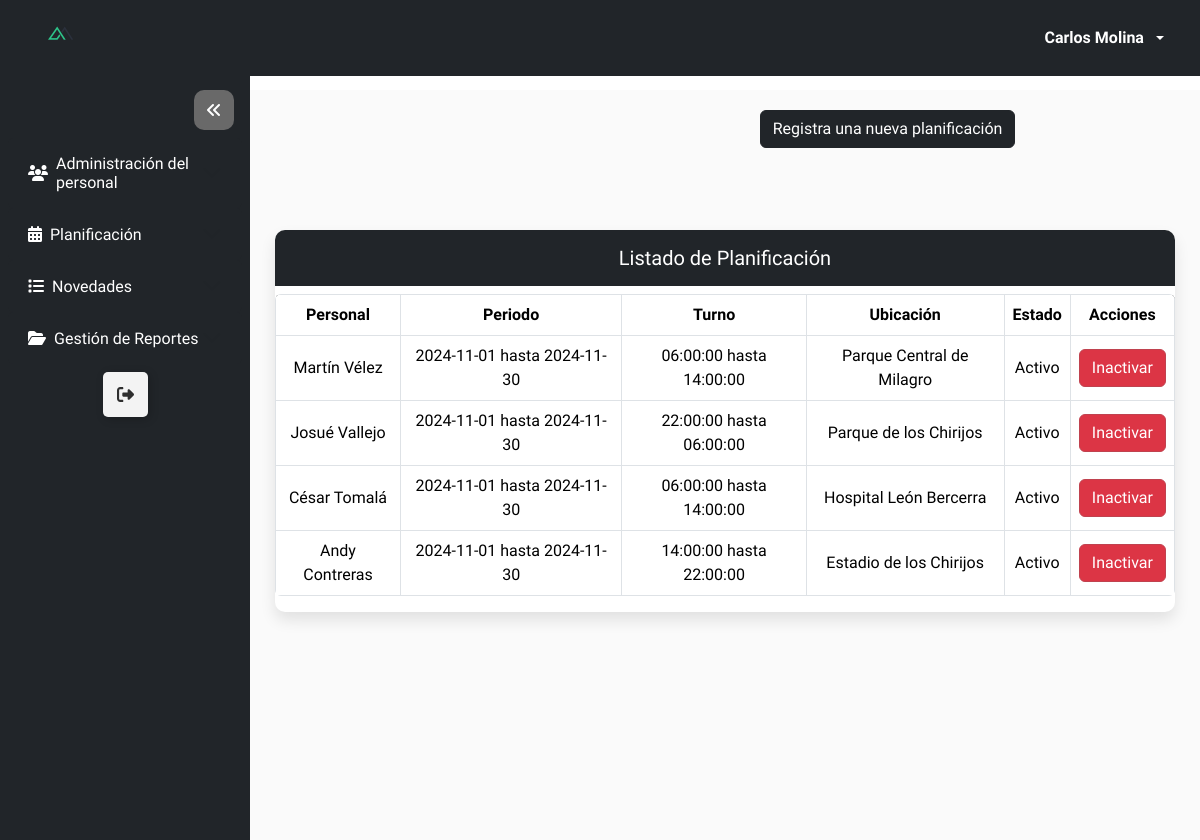
Page /calendario/listar_planificacion/ (signed in) on the committed database.
### Modulos/Login/models.py (models this page shows, shortened)
class Usuario(AbstractBaseUser, PermissionsMixin):
    username = models.CharField(max_length=15,unique=True)
    email = models.EmailField(unique=True, max_length=50)
    nombre = models.CharField(max_length = 15, blank = True, null = True)
    apellido = models.CharField(max_length = 15, blank = True, null = True)
    cedula = models.CharField(unique=True, max_length=10, null=True)
    estado = models.BooleanField(default=True)
    is_staff = models.BooleanField(default=False)  # Permitir el acceso al admin
    is_superuser = models.BooleanField(default=False)  #Acceso completo y sin restricciones, permitiendo cualquier acción.
    primera_sesion = models.BooleanField(default=True)
    fecha_creacion = models.DateTimeField(auto_now_add=True)
    fecha_modificacion = models.DateTimeField(auto_now=True)
    rol = models.ForeignKey('Rol', on_delete=models.SET_NULL, null=True, blank=True)
    objects = UsuarioManager()
    USERNAME_FIELD = 'username'
    def __str__(self):
        return f'{self.nombre} {self.apellido}'

### Modulos/Coordinador/Calendario/models.py (models this page shows)
class TurnUsuario_Model(models.Model):
    usuario = models.ForeignKey(Usuario, on_delete = models.PROTECT)
    calendario = models.ForeignKey(Calendario_Model, on_delete = models.PROTECT)
    turno = models.ForeignKey(Turno_Model, on_delete = models.PROTECT)
    ubicacion = models.ForeignKey(Ubicacion_Model, on_delete= models.PROTECT)
    estado = models.BooleanField(default = True)
    class Meta:
        unique_together = ('usuario', 'calendario', 'turno', 'ubicacion')

class Calendario_Model(models.Model):
    fecha_inicio = models.DateField(auto_now = False)
    fecha_fin = models.DateField(auto_now = False)
    estado = models.BooleanField(default = True)
    class Meta:
        constraints = [
            models.UniqueConstraint(fields=['fecha_inicio', 'fecha_fin'], name = 'fecha_unica')
        ]
    def __str__(self):
        return f'{self.fecha_inicio} hasta {self.fecha_fin}'

### Modulos/Coordinador/Turno/models.py (models this page shows)
class Turno_Model(models.Model):
    hora_inicio = models.TimeField(auto_now = False, auto_now_add= False)
    hora_fin = models.TimeField(auto_now = False, auto_now_add= False)
    estado = models.BooleanField(default = True)
    class Meta:
        constraints = [
            models.UniqueConstraint(fields=['hora_inicio', 'hora_fin'], name='unique_hora_inicio_hora_fin')
        ]
    def __str__(self):
        return f'{self.hora_inicio} hasta {self.hora_fin}'

### Modulos/Coordinador/Ubicacion/models.py (models this page shows)
class Ubicacion_Model(models.Model):
    lugar = models.CharField(unique = True, max_length = 50)
    sector = models.CharField(max_length = 100)
    estado = models.BooleanField(default = True)
    def __str__(self):
        return f'{self.lugar}'

### Modulos/Coordinador/Calendario/views.py (the view)
# urls.py: path('listar_planificacion/', CalendarioUsuario_View.as_view(), name = 'listar_planificacion'),
class CalendarioUsuario_View(LoginRequiredMixin, RoleRequiredMixin, ListView):
    model = TurnUsuario_Model
    required_role = 'Coordinador'
    template_name = 'listado_planificacion.html'
    context_object_name = 'calendarioUs'
    paginate_by = 5
    def get_context_data(self, **kwargs):
        context = super().get_context_data(**kwargs)
        context['dirurl'] = reverse('calendario:crear_planificacion')
        context['title_table'] = 'Listado de Planificación'
        return context

### Modulos/Login/mixin.py (called while the page is built)
    def dispatch(self, request, *args, **kwargs):
        if not request.user.rol or request.user.rol.name != self.required_role:
            return redirect(reverse('login:acceso_restringido'))
        return super().dispatch(request, *args, **kwargs)

### Modulos/Login/utils.py (called while the page is built)
def configuracion_completa():
    rol = Rol.objects.filter(name='Coordinador', estado=True).exists()
    usuario_coordinador = Usuario.objects.filter(rol__name='Coordinador', estado=True).exists()
    return rol and usuario_coordinador

### Modulos/Coordinador/Calendario/templates/listado_planificacion.html (shortened to what this page needs)
{% extends 'modulos.html' %}
{% load static %}
{% block btnTitle %}
<a class="btn btn-dark btn-add" href="{{ dirurl }}">
    Registra una nueva planificación
</a>
{% endblock %}
{% block thead %}
<th> Personal </th>
<th> Periodo </th>
<th> Turno </th>
<th> Ubicación </th>
<th> Estado </th>
<th> Acciones </th>
{% endblock %}
{% block tbody %}
{% if calendarioUs %}
{% for i in calendarioUs %}
<tr>
    <td> {{i.usuario}} </td>
    <td> {{i.calendario}} </td>
    <td> {{i.turno}} </td>
    <td> {{i.ubicacion}} </td>
    {% if i.estado == True %}
    <td> Activo </td>
    {% else %}
    <td> Inactivo </td>
    {% endif %}
    <td>
        <form action="{% url 'calendario:InactivarActivarPlanificacion' i.id %}" method="post" style="display: inline;">
            {% if i.estado %}
            <button type="submit" class="btn btn-danger">Inactivar</button>
            {% else %}
            <button type="submit" class="btn btn-success">Activar</button>
            {% endif %}
        </form>
    </td>
</tr>
{% endfor %}
{% else %}
<tr>
    <td colspan="6"> No existen planificaciones </td>
</tr>
{% endif %}
{% endblock %}

### templates/navbar.html (shortened to what this page needs)
{% load static %}
<nav class="navbar navbar-expand-lg navbar-dark bg-dark sticky-top">
    <div class="container-fluid">
        <a href="/" class="navbar-brand">
            <img src="{% static 'img/inci_manager.png' %}" class="mx-4" width="50px">
        </a>
        <div class="collapse navbar-collapse justify-content-end" id="navbarContent">
            <ul class="navbar-nav mb-2 mb-lg-0">
                <li class="nav-item dropdown mx-3 my-auto">
                    <a class="nav-link dropdown-toggle text-white d-flex align-items-center" href="#" role="button"
                        data-bs-toggle="dropdown" aria-expanded="false">
                        <span class="me-2"><b>{{ nombre }} {{ apellido }}</b></span>
                    </a>
                </li>
            </ul>
        </div>
    </div>
</nav>

### static/css/style.css (style rules this page uses)
:root { --bg-color: #FAFAFA; --sidebar-bg: rgb(18, 23, 30); --sidebar-hover-bg: beige; --sidebar-text-color: white; --sidebar-hover-text: black; --arrow-bg: dimgrey; --arrow-hover-bg: rgb(218, 218, 218); --arrow-hover-color: #12171e; --transition-speed: 0.5s; }

### static/css/style_tabla.css (style rules this page uses)
.table td, .table th { vertical-align: middle; }
.table th, td { padding: 40px; text-align: center; }

### rows in the picture
Usuario: nombre "Carlos", apellido "Molina"
TurnUsuario_Model: usuario "Martín Vélez", calendario "2024-11-01 hasta 2024-11-30", turno "06:00:00 hasta 14:00:00", ubicacion "Parque Central de Milagro", estado "Activo"
TurnUsuario_Model: usuario "Josué Vallejo", calendario "2024-11-01 hasta 2024-11-30", turno "22:00:00 hasta 06:00:00", ubicacion "Parque de los Chirijos", estado "Activo"
TurnUsuario_Model: usuario "César Tomalá", calendario "2024-11-01 hasta 2024-11-30", turno "06:00:00 hasta 14:00:00", ubicacion "Hospital León Bercerra", estado "Activo"
TurnUsuario_Model: usuario "Andy Contreras", calendario "2024-11-01 hasta 2024-11-30", turno "14:00:00 hasta 22:00:00", ubicacion "Estadio de los Chirijos", estado "Activo"

### other values in the picture
{{ title_table }} "Listado de Planificación"
